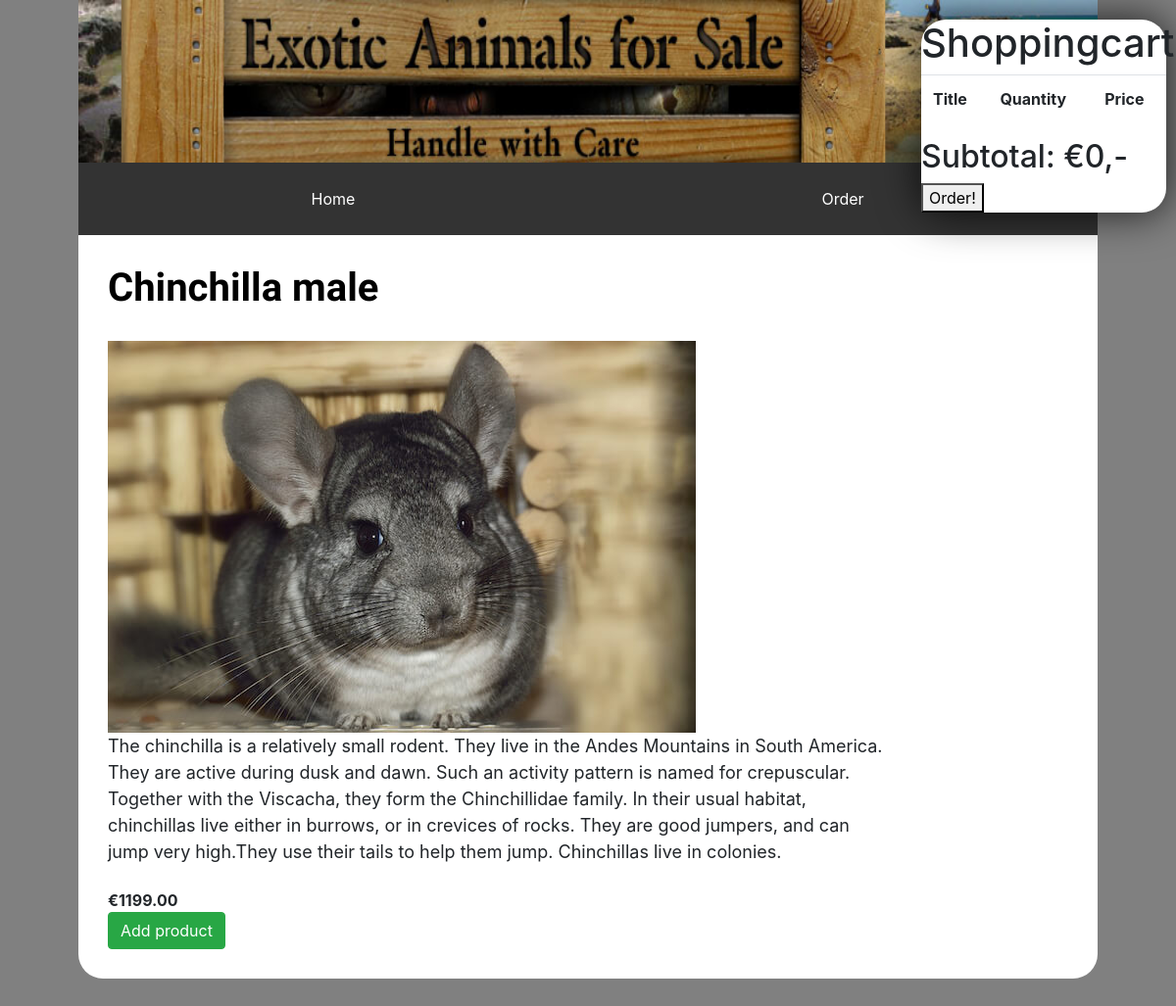
Screenshot of /product/Chinchilla with the database file from the repository.
### tables this page shows
CREATE TABLE `products` (
  `id` int(11) UNSIGNED NOT NULL,
  `slug` varchar(255) NOT NULL,
  `title` varchar(255) DEFAULT NULL,
  `description` text,
  `price` double(9,2) DEFAULT NULL,
  `image` varchar(255) DEFAULT NULL,
  `seo_title` varchar(255) DEFAULT NULL,
  `seo_description` varchar(255) DEFAULT NULL,
  `created_at` timestamp NULL DEFAULT NULL,
  `updated_at` timestamp NULL DEFAULT NULL
);

### public/product.php (the view, shortened to what this page needs)
<?php
	$database = db();
	$product = $database->prepare('SELECT * FROM products WHERE slug = :slug');
	try{
		$product->execute([
			'slug' => $_GET['slug']
		]);
		$product->setFetchmode(PDO::FETCH_ASSOC);
		$product = $product->fetch();
	}
	catch(Exception $e){
		http_response_code(500);
		dd($e->getMessage());
	}
?>
<!DOCTYPE html>
<html>
<head>
	<link rel="stylesheet" href="https://stackpath.bootstrapcdn.com/bootstrap/4.1.0/css/bootstrap.min.css">
	<link rel="stylesheet" type="text/css" href="../product.css">
</head>
<body>
	<section>
		<img class="banner" src="../images/banner.jpg">
		<ul>
		 	<li><a href="../index.php">Home</a></li>
			<li><a href="../ShoppingcartFORM.php">Order</a></li>
		</ul>
		<div class="achtergrond">
			<br><br>
			<div class="hoofd"><?php echo $product['title']; ?></div><br>
			<img class="afb" src="../images/<?php echo $product['image']; ?>">
			<div class="description"><?php echo $product['description']; ?></div><br>
			<div class="price">€<?php echo $product['price']; ?></div>
			<button class="btn btn-success add-to-cart" data-url="../cart/add.php?id=<?php echo $product['id']; ?>">Add product</button>
		</div>
	</section>
	<aside class="bucket" id="bucket">
		<?php include "partials/bucket.php"; ?>
	</aside>

### public/product.css (style rules this page uses)
ul { list-style-type: none; margin-top: 0; padding: 0; overflow: hidden; background-color: #333; position: relative; top: 0; z-index: 1; }
li { float: left; width: 50%; }
li a { display: block; color: white; text-align: center; padding: 25px 16px; text-decoration: none; }
body { background-color: grey; background-repeat: no-repeat; background-attachment: fixed; background-position: center; background-size: cover; height: 100vh; }
section { padding: 80px; }
.description { font-size: 18px; width: 800px; }
.price { font-weight: bold; }
.bucket { background-color: #FFF; border-radius: 25px; width: 250px; position: fixed; top: 20px; right: 10px; z-index: 1; -webkit-box-shadow: 0px 0px 42px 2px rgba(0,0,0,0.75); -moz-box-shadow: 0px 0px 42px 2px rgba(0,0,0,0.75); box-shadow: 0px 0px 42px 2px rgba(0,0,0,0.75); }
.achtergrond { margin-top: -40px; background-color: white; border: 25px white; padding: 0px 30px 30px 30px; border-radius: 25px; }
.banner { height: 166px; margin-top: -80px; width: 100%; }
.hoofd { font-family: 'Song Myung', serif; color: black; font-weight: bold; font-size: 40px; }
.afb { height: 400px; width: 600px; }

### rows the page displays
products: title "Chinchilla male", image (picture), description "The chinchilla is a relatively small rodent. They live in the Andes Mountains in South America. They are active during dusk and dawn. Such an activity pattern is named for crepuscular. Together with the Viscacha, they form the Chinchillidae family. In their usual habitat, chinchillas live either in burrows, or in crevices of rocks. They are good jumpers, and can jump very high.They use their tails to help them jump. Chinchillas live in colonies.", price "1199.00"

### other values shown
$_SESSION['cart']['total'] "0"
